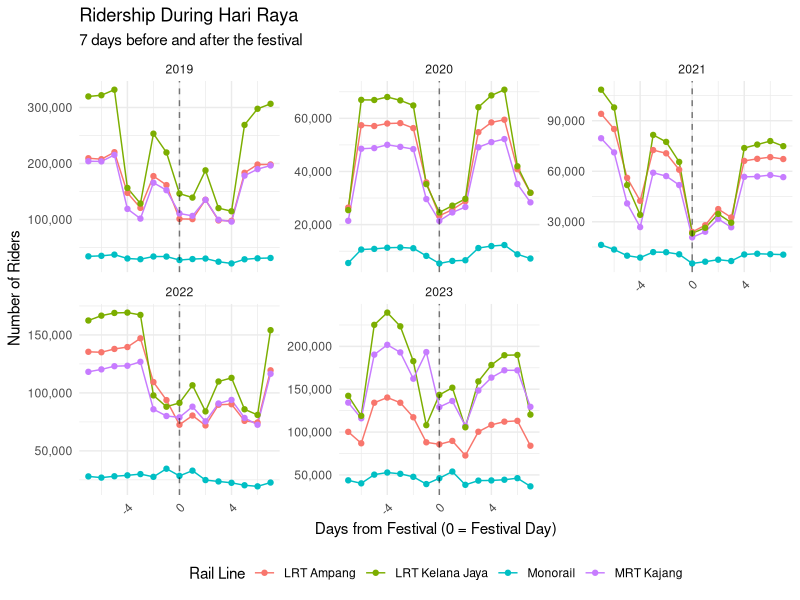
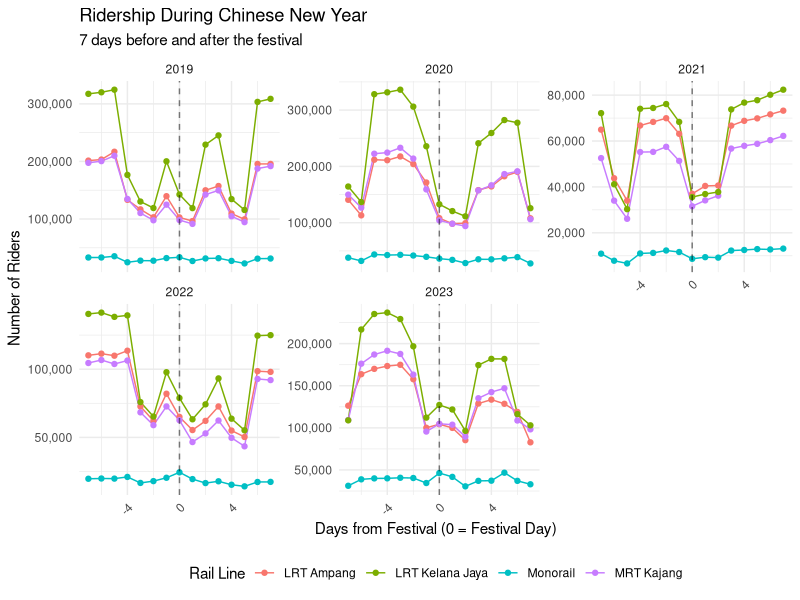
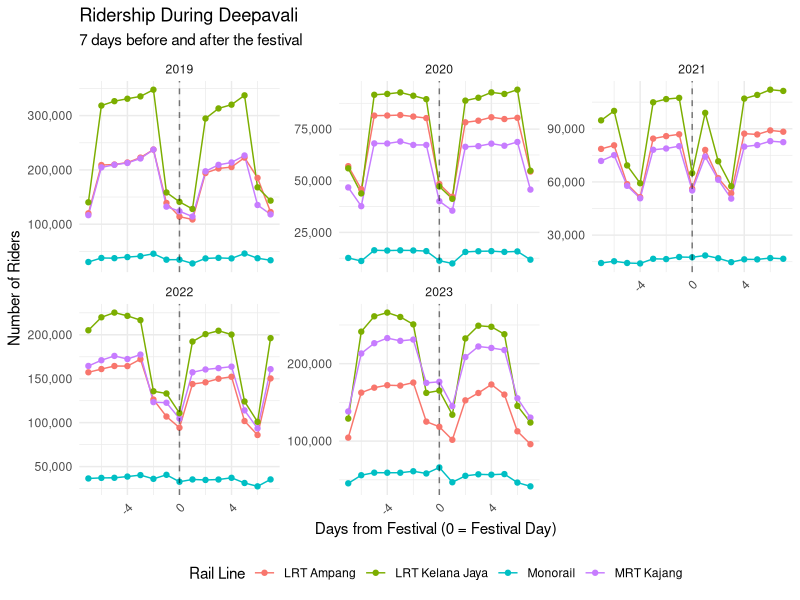
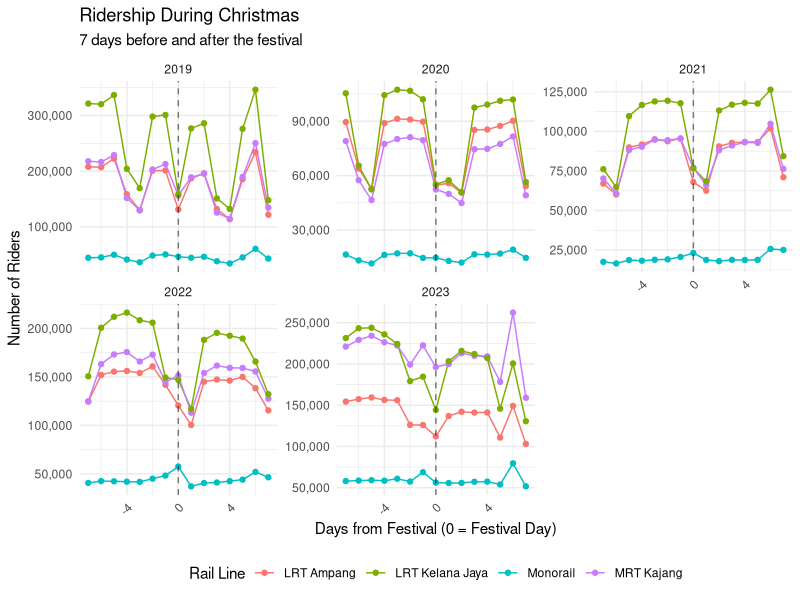

Write the R code that produced these figures, in order.
# Load required libraries
library(dplyr)
library(ggplot2)
library(tidyr)
library(lubridate)

# Read the data
df <- read.csv("Data/ridership_headline.csv")

# Convert date to proper date format
df$date <- as.Date(df$date)

# Define festival dates (first day) for each year
festivals <- list(
  "Hari Raya" = list(
    "2019" = "2019-06-05",
    "2020" = "2020-05-24",
    "2021" = "2021-05-13",
    "2022" = "2022-05-02",
    "2023" = "2023-04-22"
  ),
  "Chinese New Year" = list(
    "2019" = "2019-02-05",
    "2020" = "2020-01-25",
    "2021" = "2021-02-12",
    "2022" = "2022-02-01",
    "2023" = "2023-01-22"
  ),
  "Deepavali" = list(
    "2019" = "2019-10-27",
    "2020" = "2020-11-14",
    "2021" = "2021-11-04",
    "2022" = "2022-10-24",
    "2023" = "2023-11-12"
  ),
  "Christmas" = list(
    "2019" = "2019-12-25",
    "2020" = "2020-12-25",
    "2021" = "2021-12-25",
    "2022" = "2022-12-25",
    "2023" = "2023-12-25"
  )
)

# Function to get festival period data
get_festival_data <- function(festival_date, df) {
  festival_date <- as.Date(festival_date)
  date_range <- seq(festival_date - 7, festival_date + 7, by = "day")
  
  df %>%
    filter(date %in% date_range) %>%
    select(date, rail_lrt_ampang, rail_mrt_kajang, rail_lrt_kj, rail_monorail)
}

# Initialize empty list to store results
festival_data <- list()

# Get data for each festival and year
for (festival in names(festivals)) {
  for (year in names(festivals[[festival]])) {
    festival_date <- festivals[[festival]][[year]]
    
    # Get data for this festival period
    period_data <- get_festival_data(festival_date, df)
    
    if (nrow(period_data) > 0) {
      # Add festival and year information
      period_data$festival <- festival
      period_data$year <- year
      period_data$days_from_festival <- as.numeric(
        period_data$date - as.Date(festival_date)
      )
      
      festival_data[[paste(festival, year)]] <- period_data
    }
  }
}

# Combine all festival data
all_festival_data <- bind_rows(festival_data)

# Reshape data for plotting
long_data <- all_festival_data %>%
  pivot_longer(
    cols = c(rail_lrt_ampang, rail_mrt_kajang, rail_lrt_kj, rail_monorail),
    names_to = "line",
    values_to = "ridership"
  ) %>%
  mutate(
    line = case_when(
      line == "rail_lrt_ampang" ~ "LRT Ampang",
      line == "rail_mrt_kajang" ~ "MRT Kajang",
      line == "rail_lrt_kj" ~ "LRT Kelana Jaya",
      line == "rail_monorail" ~ "Monorail"
    )
  )

# Create plots for each festival
for (fest in unique(long_data$festival)) {
  p <- long_data %>%
    filter(festival == fest) %>%
    ggplot(aes(x = days_from_festival, y = ridership, color = line)) +
    geom_line() +
    geom_point() +
    facet_wrap(~year, scales = "free_y") +
    theme_minimal() +
    theme(
      axis.text.x = element_text(angle = 45, hjust = 1),
      legend.position = "bottom"
    ) +
    labs(
      title = paste("Ridership During", fest),
      subtitle = "7 days before and after the festival",
      x = "Days from Festival (0 = Festival Day)",
      y = "Number of Riders",
      color = "Rail Line"
    ) +
    scale_y_continuous(labels = scales::comma) +
    geom_vline(xintercept = 0, linetype = "dashed", alpha = 0.5)
  
  print(p)
}

# Calculate and print average ridership during festival periods
festival_summary <- long_data %>%
  group_by(festival, year, line) %>%
  summarise(
    avg_ridership = mean(ridership, na.rm = TRUE),
    total_ridership = sum(ridership, na.rm = TRUE),
    .groups = "drop"
  )

print("Festival Period Summary:")
print(festival_summary)
